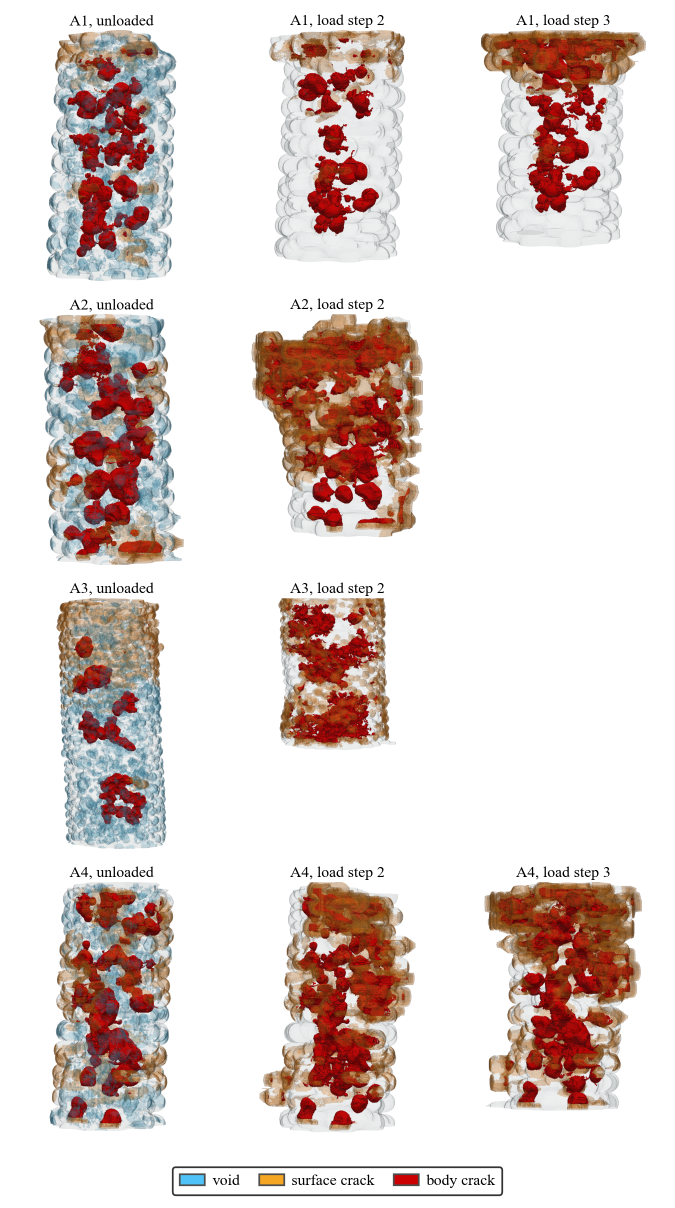
#> input picture supplementary/crack3d_alumina.png, 1349 x 2416 px, given in place of Glass_75_1700_T5_HR_scan03_failure_class.png, which was not available (shown at 1/2 size)
$ python fig_crackdir_all.py
#> lines starting #> are read from the running program, lines starting #| are printed output that depends on the picture; after the words box and inside, x2 and y2 are one past the last pixel; in counts of white or black regions, pixels touching at a corner belong together; pictures that were not available may be replaced by others from this repository, and a replacement may not be noted
### paper/scripts/fig_crackdir_supp.py
"""Crack-orientation renders (failure_classification pipeline) for every loaded
scan of every bead specimen, one sheet per material, with the paper's legend.

    python scripts/fig_crackdir_supp.py  -> supplementary/crackdir_glass.png, crackdir_alumina.png
"""
import os
import sys

import numpy as np
import matplotlib
matplotlib.use("Agg")
import matplotlib.pyplot as plt

sys.path.insert(0, os.path.dirname(os.path.abspath(__file__)))
from crack_split_tight import REG
import paper_style as ps

FC = "E:/RPTU-images/CT_images/paper_figures/failure_classification"
ROOT = os.path.dirname(os.path.dirname(os.path.abspath(__file__)))
OUTDIR = os.path.join(ROOT, "supplementary")
LEGEND = os.path.join(ROOT, "figures", "crackdir_legend.png")
GROUPS = {"glass": ["G1", "G2", "G3", "G4", "G5"], "alumina": ["A1", "A2", "A3", "A4"]}


def crop(path):
    a = plt.imread(path)
#> a is the input picture: shape (2416, 1349, 4) float32; mean R, G, B, A 0.882, 0.828, 0.813, 1
    if a.max() > 1.0:
        a = a / 255.0
    if a.shape[2] == 4:
        al = a[..., 3:4]
#> al: shape (2416, 1349, 1) float32; every value is 1
        a = a[..., :3] * al + (1.0 - al)
#> a: shape (2416, 1349, 3) float32
    a = a[..., :3]
    ink = a.mean(axis=2) < 0.97
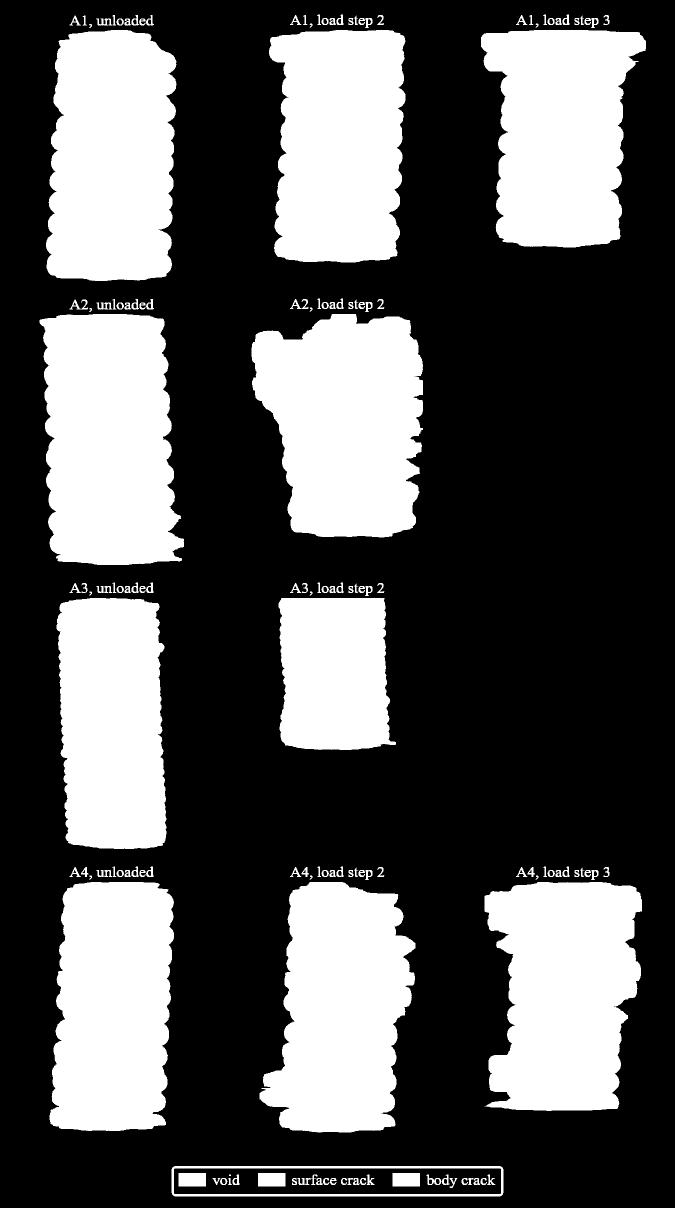
#> ink: shape (2416, 1349) bool (shown at 1/2 size); 34% white; 133 white regions (1 under 20 px), largest, box (x1, y1, x2, y2) and area: (503, 628, 846, 1075) 121864, (79, 628, 368, 1130) 121435, (92, 60, 353, 562) 115866
    rows = np.where(ink.any(axis=1))[0]
#> rows = 2176 values from 29 to 2392
    # first ink block down the page is the render; the baked legend below is dropped
    r0, r1 = rows[0], rows[0]
#> r0 = 29; r1 = 29
    for v in rows[1:]:
        if v - r1 > 20:
            break
        r1 = v
#> this loop made 529 passes
#> (v, r1) on passes 1 to 3: (30, 30), (31, 31), (32, 32)
    cols = np.where(ink[r0:r1 + 1].any(axis=0))[0]
#> cols = 864 values from 92 to 1291
    return a[r0:r1 + 1, cols[0]:cols[-1] + 1]
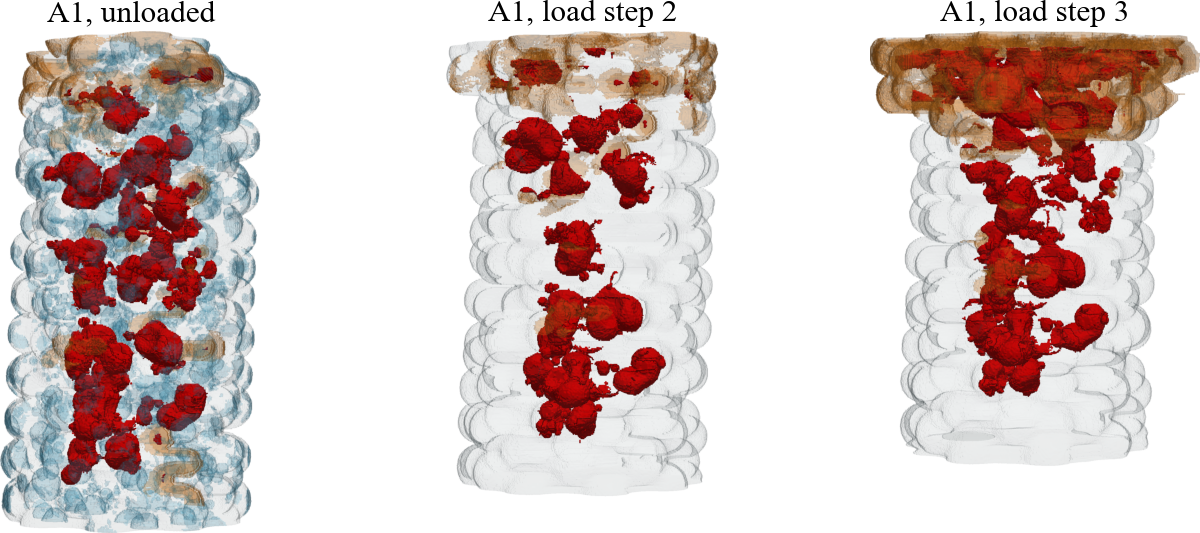
#> returned value: shape (533, 1200, 3) float32; mean of channels 0, 1, 2 0.845, 0.78, 0.771; drawn as R, G, B


# [40 lines left out: functions crop_all, sheet, not called in this run]


# [3 lines that do not run on import are left out]

### paper/scripts/fig_crackdir_all.py
"""Crack orientation classes at the last scan of every bead specimen, one
panel each, three by three, with the paper's legend.

    python scripts/fig_crackdir_all.py   -> figures/crackdir_all.png
"""
import os
import sys

import numpy as np
import matplotlib
matplotlib.use("Agg")
import matplotlib.pyplot as plt

sys.path.insert(0, os.path.dirname(os.path.abspath(__file__)))
from crack_split_tight import REG
from fig_crackdir_supp import crop, crop_all, FC, LEGEND
import paper_style as ps

ROOT = os.path.dirname(os.path.dirname(os.path.abspath(__file__)))
OUT = os.path.join(ROOT, "figures", "crackdir_all.png")
ORDER = ["G1", "G2", "G3", "G4", "G5", "A1", "A2", "A3", "A4"]


def main():
    tiles = []
    for pid in ORDER:
        tag, spam, scans = REG[pid]
        s = scans[-1]
        tiles.append((pid, s, crop(f"{FC}/{tag}/{tag}_scan{s:02d}_failure_class.png")))
#> pass 2 of the loop in main, `for pid in ORDER:`:
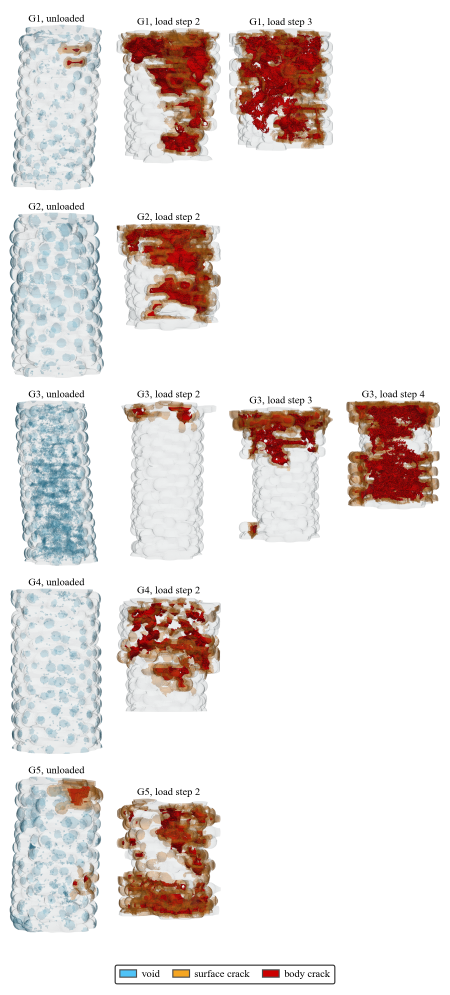
#> input picture supplementary/crack3d_glass.png, 1349 x 2983 px, given in place of Glass_75_1000_T6_scan02_failure_class.png, which was not available (shown at 1/3 size)
#> in crop, a is the input picture: shape (2983, 1349, 4) float32; mean R, G, B, A 0.909, 0.881, 0.871, 1
#> al: shape (2983, 1349, 1) float32; every value is 1
#> a: shape (2983, 1349, 3) float32
#> in crop (call 2), `ink = a.mean(axis=2) < 0.97`:
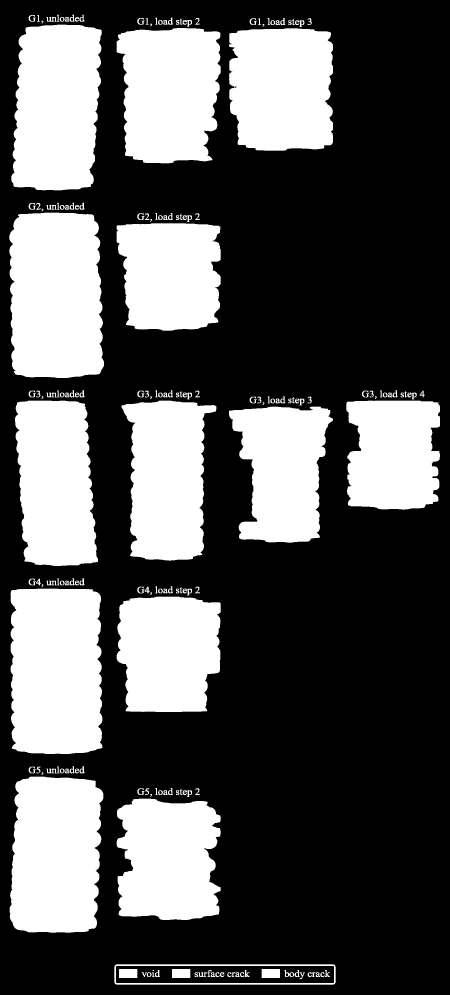
#> ink: shape (2983, 1349) bool (shown at 1/3 size); 34.8% white; 167 white regions (1 under 20 px), largest, box (x1, y1, x2, y2) and area: (32, 1766, 307, 2262) 129984, (28, 638, 312, 1134) 129454, (34, 74, 305, 571) 117456
#> rows = 2658 values from 44 to 2953
#> in crop (call 2), `r0, r1 = rows[0], rows[0]`: r0 = 44
#> cols = 895 values from 34 to 998
#> in crop (call 2), `return a[r0:r1 + 1, cols[0]:cols[-1] + 1]`:
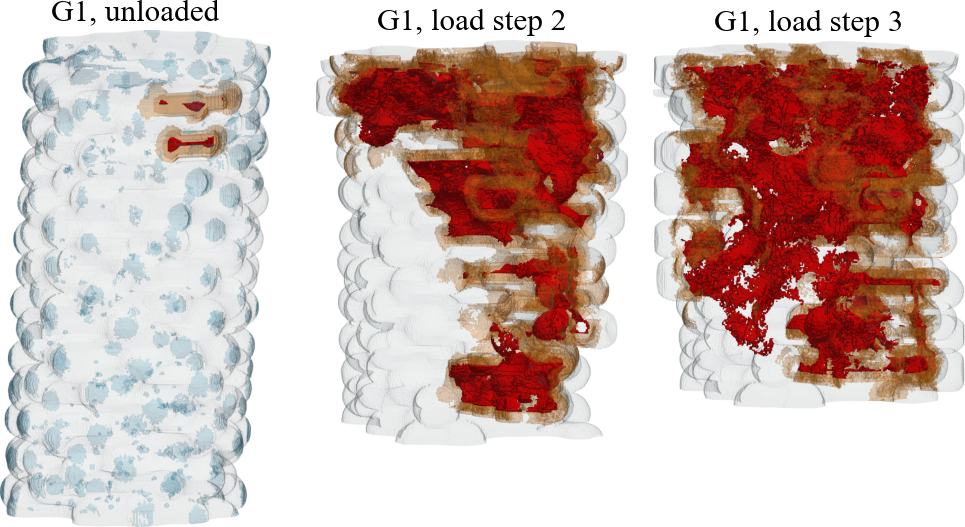
#> returned value: shape (527, 965, 3) float32; mean of channels 0, 1, 2 0.819, 0.73, 0.709; drawn as R, G, B
    H = max(t[2].shape[0] for t in tiles)
    ps.apply(9.0)
    fig = plt.figure(figsize=(ps.TW, 0.36 * ps.TW * 3 + 0.55))
    gs = fig.add_gridspec(4, 3, height_ratios=[1, 1, 1, 0.13], hspace=0.22, wspace=0.05,
                          left=0.01, right=0.99, top=0.965, bottom=0.01)
    for k, (pid, s, im) in enumerate(tiles):
        ax = fig.add_subplot(gs[k // 3, k % 3])
        ax.axis("off")
        can = np.ones((H, im.shape[1], 3))
        can[:im.shape[0]] = im
        ax.imshow(can)
        ax.set_title(f"{pid}, load step {s}", fontsize=9, pad=3)
    axl = fig.add_subplot(gs[3, :])
    axl.axis("off")
    axl.imshow(crop_all(LEGEND))
    h_in = 0.36 * ps.TW * 3 + 0.55
    ps.add_triad(fig, 0.01, 0.005, 0.6 / ps.TW, 0.6 / h_in)
    fig.savefig(OUT, dpi=300, facecolor="white")
    print("->", OUT)


if __name__ == "__main__":
#> (the run stopped early here; a loop or call above may not have finished)
